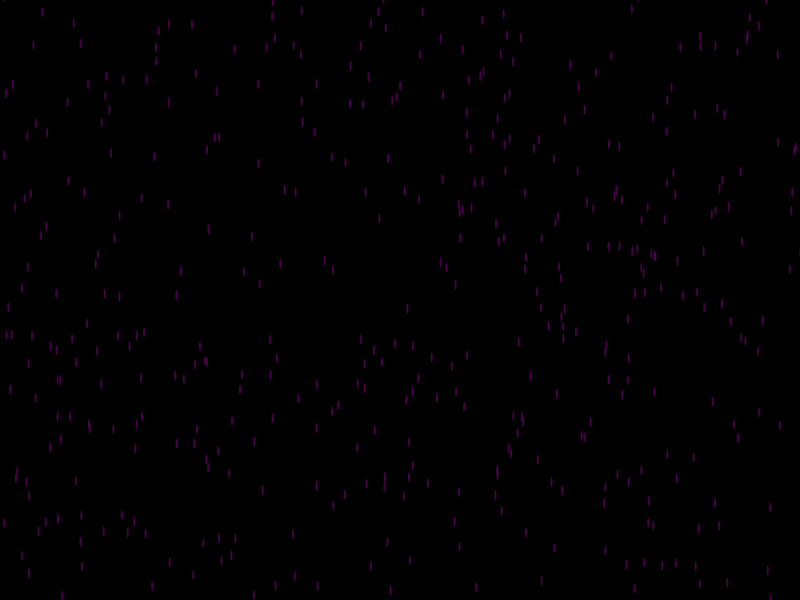
Frame 1 (no input)
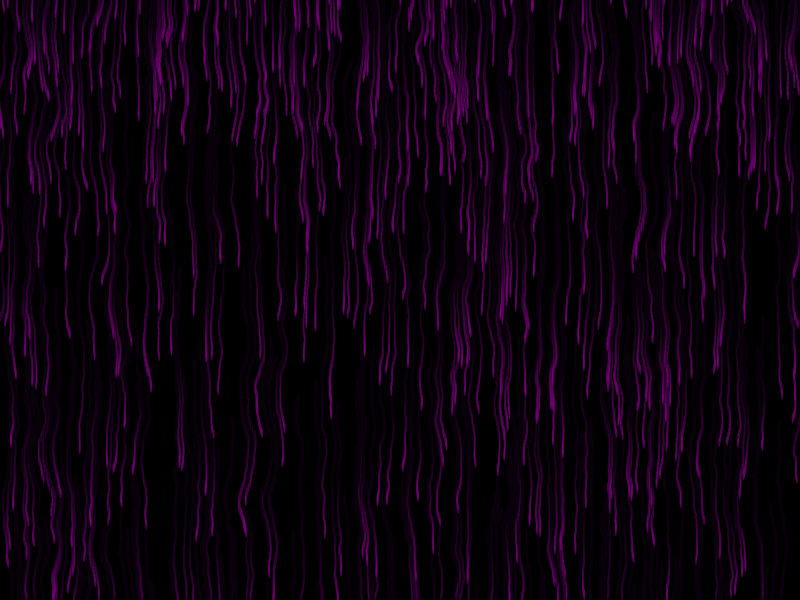
Frame 60 (the mouse pressed at the canvas centre just before this capture)
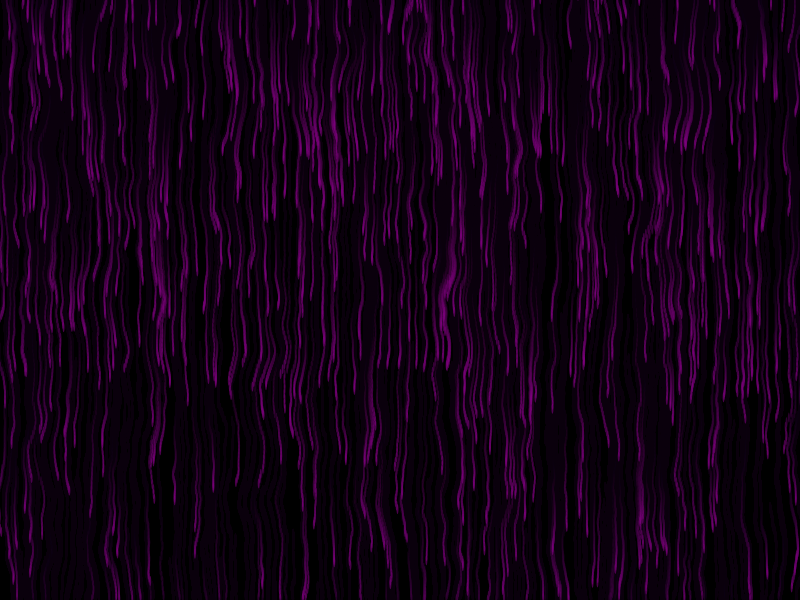
Frame 120 (the mouse held since frame 60 and released just before this capture)

The Processing sketch that drew these frames (run headless with seeded random() and noise(); from frame 60 on, the mouse is pressed at the canvas centre):

// Processing sketch: PurpleRain1
// ── PurpleRain1.pde
int numDrops = 800;
float[] xPositions = new float[numDrops];
float[] yPositions = new float[numDrops];
float[] speeds = new float[numDrops];
float noiseScale = 0.02;

void setup() {
  size(800, 600);
  background(0);
  for (int i = 0; i < numDrops; i++) {
    xPositions[i] = random(width);
    yPositions[i] = random(-500, height);
    speeds[i] = random(2, 5);
  }
  noStroke();
}

void draw() {
  // Draw background with a fade for trails
  fill(0, 10); // Use a low alpha for a trailing effect
  rect(0, 0, width, height);
  
  // Draw rain drops
  for (int i = 0; i < numDrops; i++) {
    float noiseVal = noise(xPositions[i] * noiseScale, yPositions[i] * noiseScale);
    float xOffset = map(noiseVal, 0, 1, -1, 1);
    
    fill(128, 0, 128, 150); // Purple color
    ellipse(xPositions[i] + xOffset * 10, yPositions[i], 2, 10);
    
    yPositions[i] += speeds[i];
    
    if (yPositions[i] > height) {
      yPositions[i] = random(-50, 0);
      xPositions[i] = random(width);
    }
  }
  
  // Apply CRT effect
  applyCRTEffect();
}

void applyCRTEffect() {
  loadPixels();
  for (int y = 0; y < height; y++) {
    for (int x = 0; x < width; x++) {
      int index = x + y * width;
      color c = pixels[index];
      
      // Simulate scanlines
      if (y % 2 == 0) {
        float darken = 0.85;
        pixels[index] = color(red(c) * darken, green(c) * darken, blue(c) * darken);
      }
      
      // Simulate screen curvature with color distortion
      float distX = (float)x / width - 0.5;
      float distY = (float)y / height - 0.5;
      float distort = (distX * distX + distY * distY) * 0.1;
      
      float r = red(c) * (1 - distort) + 10 * distort;
      float g = green(c) * (1 - distort);
      float b = blue(c) * (1 - distort) + 20 * distort;
      
      pixels[index] = color(r, g, b);
    }
  }
  updatePixels();
}
